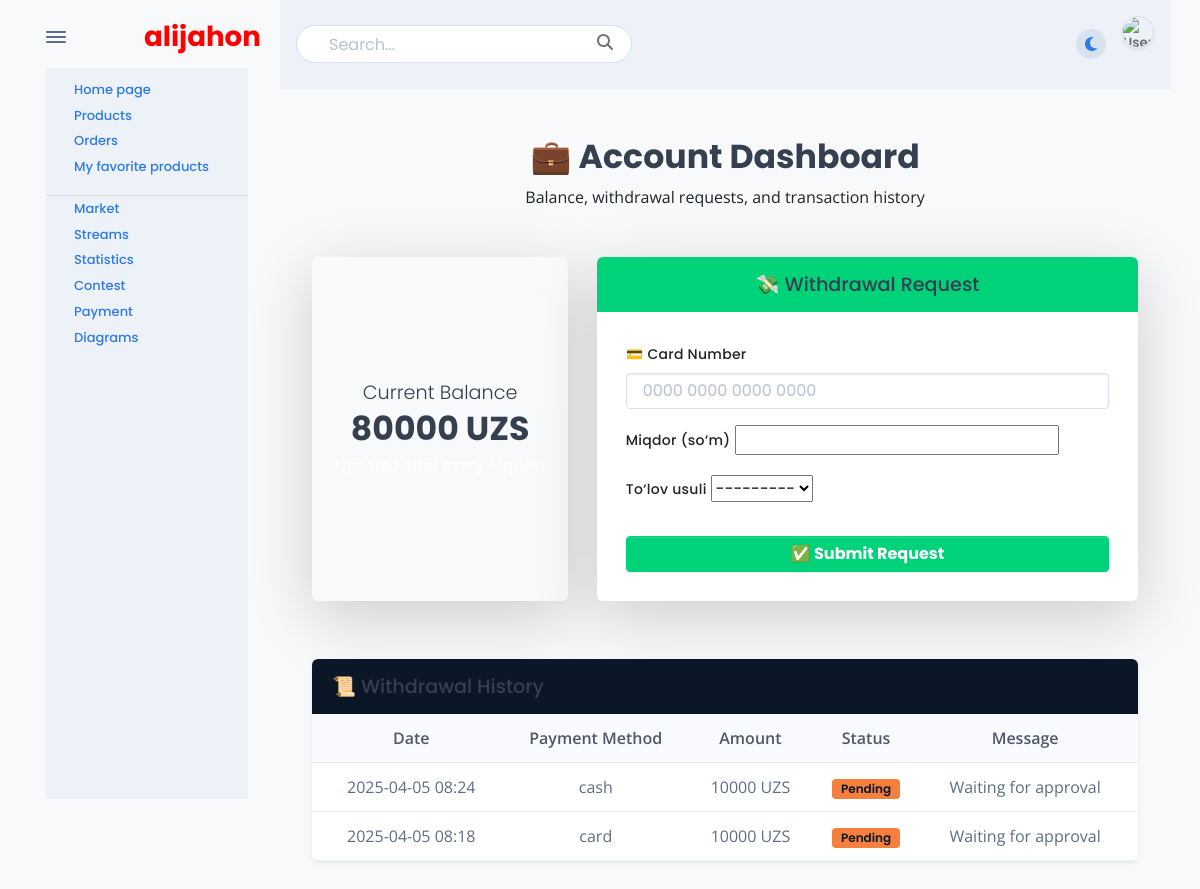
/withdraw/ (signed in), run on the app's committed database.
### myapp/models.py (models this page shows, shortened)
class User(AbstractUser):
    class RoleType(TextChoices):
        ADMIN = 'admin', 'Admin'
        USER = 'user', 'User'
        OPERATOR = 'operator', 'Operator'
    objects = CustomUserManager()
    USERNAME_FIELD = 'phone_number'
    username = None
    phone_number = CharField(max_length=20, unique=True)
    district = ForeignKey('myapp.District', on_delete=SET_NULL, null=True, blank=True)
    address = TextField()
    telegram_id = BigIntegerField(unique=True, blank=True, null=True)
    about = TextField(blank=True, null=True)
    role = CharField(max_length=10, choices=RoleType, default=RoleType.USER)
    balance = DecimalField(max_digits=15, decimal_places=2, default=0.00, verbose_name="Balans")

class Withdraw(Model):
    user = ForeignKey(settings.AUTH_USER_MODEL, on_delete=CASCADE, related_name='withdraws')
    amount = DecimalField(max_digits=15, decimal_places=2, verbose_name="Miqdor (so‘m)")
    payment_method = CharField(
        max_length=20,
        choices=[('card', 'Karta'), ('cash', 'Naqd')],
        verbose_name="To‘lov usuli"
    )
    status = CharField(
        max_length=20,
        choices=[('pending', 'Kutilmoqda'), ('approved', 'Tasdiqlangan'), ('rejected', 'Rad etilgan')],
        default='pending',
        verbose_name="Holati"
    )
    created_at = DateTimeField(auto_now_add=True, verbose_name="Yaratilgan vaqt")
    class Meta:
        verbose_name = "To‘lov so‘rovi"
        verbose_name_plural = "To‘lov so‘rovlari"

### myapp/views.py (the view, shortened to what this page needs)
# urls.py: path('withdraw/', WithdrawView.as_view(), name='withdraw'),
class WithdrawView(LoginRequiredMixin, FormView):
    template_name = "apps/menus/withdraw.html"
    form_class = WithdrawForm
    success_url = reverse_lazy('withdraw')
    login_url = reverse_lazy("login")
    def get_context_data(self, **kwargs):
        data = super().get_context_data(**kwargs)
        data["user"] = self.request.user
        data["withdraws"] = Withdraw.objects.filter(user=self.request.user).order_by('-created_at')
        return data

### myapp/forms.py
class WithdrawForm(ModelForm):
    class Meta:
        model = Withdraw
        fields = ['amount', 'payment_method']
        labels = {
            'amount': 'Miqdor (so‘m)',
            'payment_method': 'To‘lov usuli',
        }

### templates/apps/menus/withdraw.html (shortened to what this page needs)
{% extends 'apps/base/include.html' %}
{% block body %}
<div class="container py-5">
    <div class="text-center mb-5">
        <h2 class="fw-bold">💼 Account Dashboard</h2>
        <p class="text-muted">Balance, withdrawal requests, and transaction history</p>
    </div>
    <div class="row g-4 align-items-stretch">
        <div class="col-md-4">
            <div class="card border-0 shadow-lg h-100 text-white bg-gradient" style="background: linear-gradient(135deg, #4e54c8, #8f94fb);">
                <div class="card-body d-flex flex-column justify-content-center text-center">
                    <h5 class="fw-light mb-2">Current Balance</h5>
                    <h2 class="fw-bold display-5">{{ user.balance|floatformat:0 }} UZS</h2>
                    <span class="text-opacity-75">Updated after every request</span>
                </div>
            </div>
        </div>
        <div class="col-md-8">
            <div class="card border-0 shadow-lg h-100">
                <div class="card-header bg-success text-white text-center">
                    <h5 class="mb-0">💸 Withdrawal Request</h5>
                </div>
                <div class="card-body p-4">
                    <form method="post">
                        <div class="mb-3">
                            <label for="id_card_number" class="form-label">💳 Card Number</label>
                            <input type="text" name="card_number" class="form-control" placeholder="0000 0000 0000 0000" maxlength="16" required id="id_card_number">
                        </div>
                        <div class="mb-3">
                            <label class="form-label">{{ form.amount.label }}</label>
                            {{ form.amount }}
                        </div>
                        <div class="mb-4">
                            <label class="form-label">{{ form.payment_method.label }}</label>
                            {{ form.payment_method }}
                        </div>
                        <button type="submit" class="btn btn-success w-100 fw-bold">✅ Submit Request</button>
                    </form>
                </div>
            </div>
        </div>
        <div class="col-12">
            <div class="card border-0 shadow-sm mt-4">
                <div class="card-header bg-dark text-white">
                    <h5 class="mb-0">📜 Withdrawal History</h5>
                </div>
                <div class="card-body p-0">
                    <div class="table-responsive">
                        <table class="table table-hover mb-0 align-middle">
                            <thead class="table-light text-center">
                                <tr>
                                    <th>Date</th>
                                    <th>Payment Method</th>
                                    <th>Amount</th>
                                    <th>Status</th>
                                    <th>Message</th>
                                </tr>
                            </thead>
                            <tbody>
                                {% if withdraws %}
                                    {% for withdraw in withdraws %}
                                        <tr class="text-center">
                                            <td>{{ withdraw.created_at|date:"Y-m-d H:i" }}</td>
                                            <td>{{ withdraw.payment_method }}</td>
                                            <td>{{ withdraw.amount|floatformat:0 }} UZS</td>
                                            <td>
                                                <span class="badge
                                                    {% if withdraw.status == 'pending' %} bg-warning text-dark
                                                    {% elif withdraw.status == 'approved' %} bg-success
                                                    {% else %} bg-danger
                                                    {% endif %}">
                                                    {{ withdraw.status|capfirst }}
                                                </span>
                                            </td>
                                            <td>
                                                {% if withdraw.status == 'pending' %}
                                                    Waiting for approval
                                                {% elif withdraw.status == 'approved' %}
                                                    Approved
                                                {% else %}
                                                    Rejected
                                                {% endif %}
                                            </td>
                                        </tr>
                                    {% endfor %}
                                {% else %}
                                    <tr class="text-center text-muted">
                                        <td colspan="5" class="py-4">🚫 You have no withdrawal requests yet</td>
                                    </tr>
                                {% endif %}
                            </tbody>
                        </table>
                    </div>
                </div>
            </div>
        </div>
    </div>
</div>
{% endblock %}

### myapp/static/app/assets/css/style.css (style rules this page uses)
body { background-color: #f8f9fa; color: #212529; transition: background-color 0.3s, color 0.3s; }
.card { background-color: #ffffff; border: 1px solid #ddd; }

### data on the page
User: balance "80000"
Withdraw: created_at "2025-04-05 08:24", payment_method "cash", amount "10000", status "Pending", shows "Waiting for approval"
Withdraw: created_at "2025-04-05 08:18", payment_method "card", amount "10000", status "Pending", shows "Waiting for approval"
